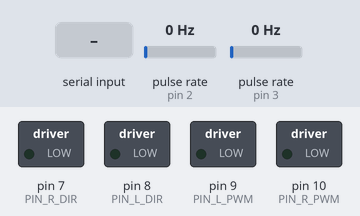
The program below on a simulated Arduino Nano, built for the host (arithmetic inside an expression is 32-bit, double 64-bit). On the bench: switched loads named in the program (green lamp = pin HIGH). Wiring (inferred from the names in the program): 2 × pulse sensor: data pin 2 / data pin 3. The test bench sets the inputs (shaded band); at power-on: pulse rate (sensors on pin 2, pin 3) 0 Hz. What the program prints to the serial monitor is not drawn.

Above: at 1.2 s.
1.3 s: "S,1\n" received over Serial
At 1.8 s:
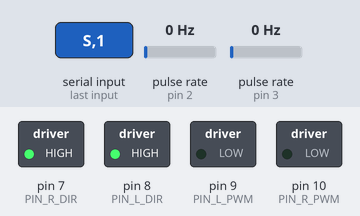
2.8 s: "V,90\n" received over Serial
At 4.0 s:
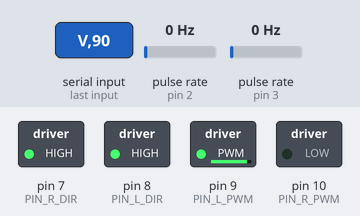
4.3 s: "V,,45\n" received over Serial
At 5.3 s:
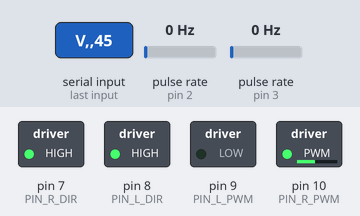
Timing chart, 0 to 7.3 s (numbered marks = the images above; inputs shaded):
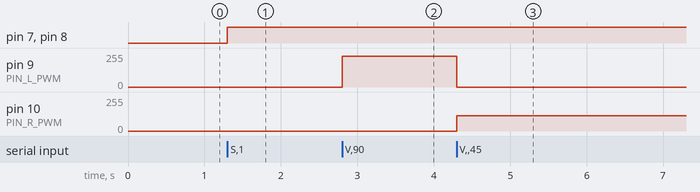

Measured:
- after the input at 1.3 s, pin 7 (PIN_R_DIR), pin 8 (PIN_L_DIR): LOW → HIGH at once
- after the input at 2.8 s, pin 9 (PIN_L_PWM): 0/255 → 229/255 at once
- after the input at 4.3 s, pin 9 (PIN_L_PWM): 229/255 → 0/255 at once; pin 10 (PIN_R_PWM): 0/255 → 114/255 at once

The program:

main.cpp
```cpp
#include <Arduino.h>

/* ==== PIN MAP – UPDATE IF YOU WIRED DIFFERENTLY =========================== */
const uint8_t PIN_L_PWM  = 9;   // ENA or AIN1 on your H-bridge
const uint8_t PIN_L_DIR  = 8;
const uint8_t PIN_R_PWM  = 10;  // ENB or BIN1
const uint8_t PIN_R_DIR  = 7;

const uint8_t PIN_L_ENC  = 2;   // interrupt-capable
const uint8_t PIN_R_ENC  = 3;   // interrupt-capable

/* ==== SERIAL SETTINGS ===================================================== */
constexpr unsigned BAUD           = 115200;   // must match Pi
constexpr unsigned STATUS_PERIOD  = 50;       // ms between encoder packets

/* ==== RUNTIME GLOBALS ===================================================== */
volatile long leftTicks  = 0;
volatile long rightTicks = 0;

/* ---------- interrupt service routines ----------------------------------- */
void IRAM_ATTR onLeftEncoder()  { leftTicks++;  }
void IRAM_ATTR onRightEncoder() { rightTicks++; }

/* ---------- helper to drive a motor -------------------------------------- */
void setMotor(uint8_t pwmPin, uint8_t dirPin, int speedPct)
{
    bool dir = speedPct >= 0;
    uint8_t duty = constrain(abs(speedPct), 0, 100) * 255 / 100;  // % → 0-255
    digitalWrite(dirPin, dir);
    analogWrite(pwmPin, duty);
}

/* ========================================================================== */
void setup()
{
    pinMode(PIN_L_PWM, OUTPUT);  pinMode(PIN_L_DIR, OUTPUT);
    pinMode(PIN_R_PWM, OUTPUT);  pinMode(PIN_R_DIR, OUTPUT);

    pinMode(PIN_L_ENC, INPUT_PULLUP);
    pinMode(PIN_R_ENC, INPUT_PULLUP);
    attachInterrupt(digitalPinToInterrupt(PIN_L_ENC), onLeftEncoder,  RISING);
    attachInterrupt(digitalPinToInterrupt(PIN_R_ENC), onRightEncoder, RISING);

    Serial.begin(BAUD);
}

/* ========================================================================== */
void loop()
{
    /* 1 ── check if the Pi sent a command line ----------------------------- */
    if (Serial.available()) {
        String line = Serial.readStringUntil('\n');
        line.trim();                                     // kill CR/LF
        if (line.startsWith("V,")) {                     // velocity line
            int comma = line.indexOf(',', 2);
            int left  = line.substring(2, comma).toInt();
            int right = line.substring(comma + 1).toInt();
            setMotor(PIN_L_PWM, PIN_L_DIR, left);
            setMotor(PIN_R_PWM, PIN_R_DIR, right);
        } else if (line.startsWith("S")) {               // stop line
            setMotor(PIN_L_PWM, PIN_L_DIR, 0);
            setMotor(PIN_R_PWM, PIN_R_DIR, 0);
        }
    }

    /* 2 ── every 50 ms send encoder deltas back ---------------------------- */
    static unsigned long lastSend = 0;
    if (millis() - lastSend >= STATUS_PERIOD) {
        static long prevL = 0, prevR = 0;
        long curL = leftTicks, curR = rightTicks;
        long dL = curL - prevL;
        long dR = curR - prevR;
        prevL = curL;  prevR = curR;

        Serial.print("E,");
        Serial.print(dL); Serial.print(',');
        Serial.print(dR); Serial.println(",0");  // heading placeholder
        lastSend = millis();
    }
}
```
